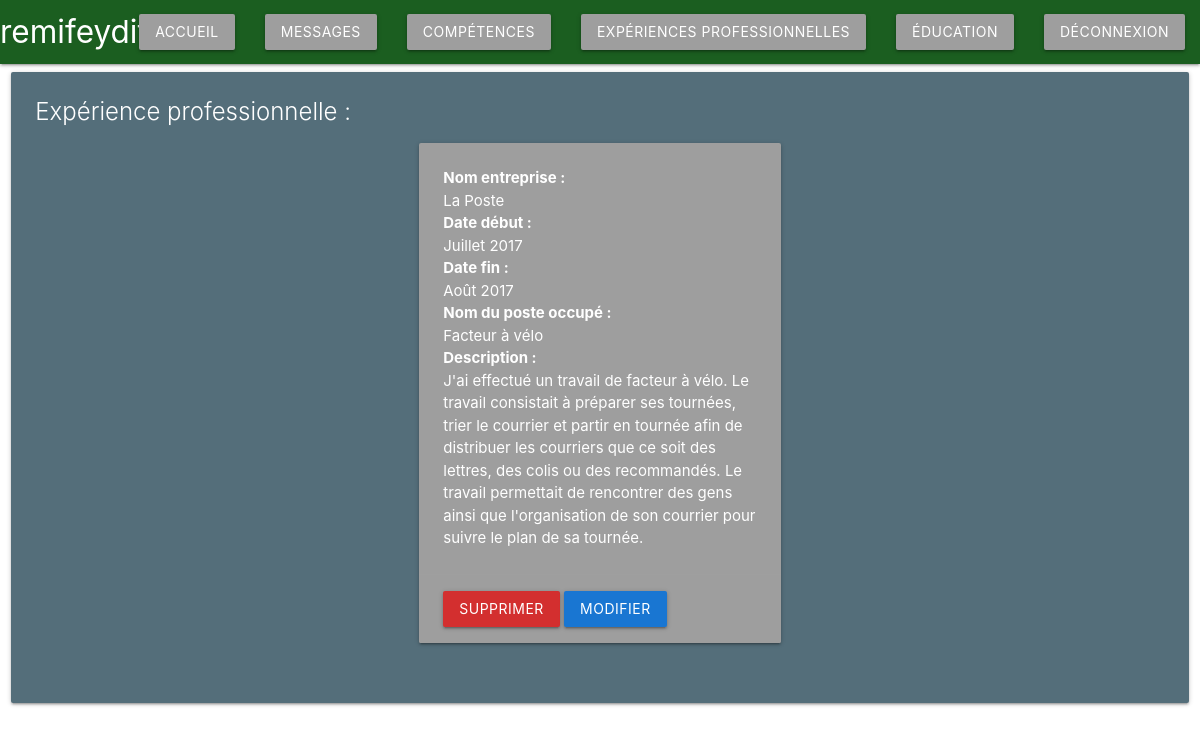
/CV/dashboard/professionalExperience.php (signed in), run on an earlier commit of the app's database.
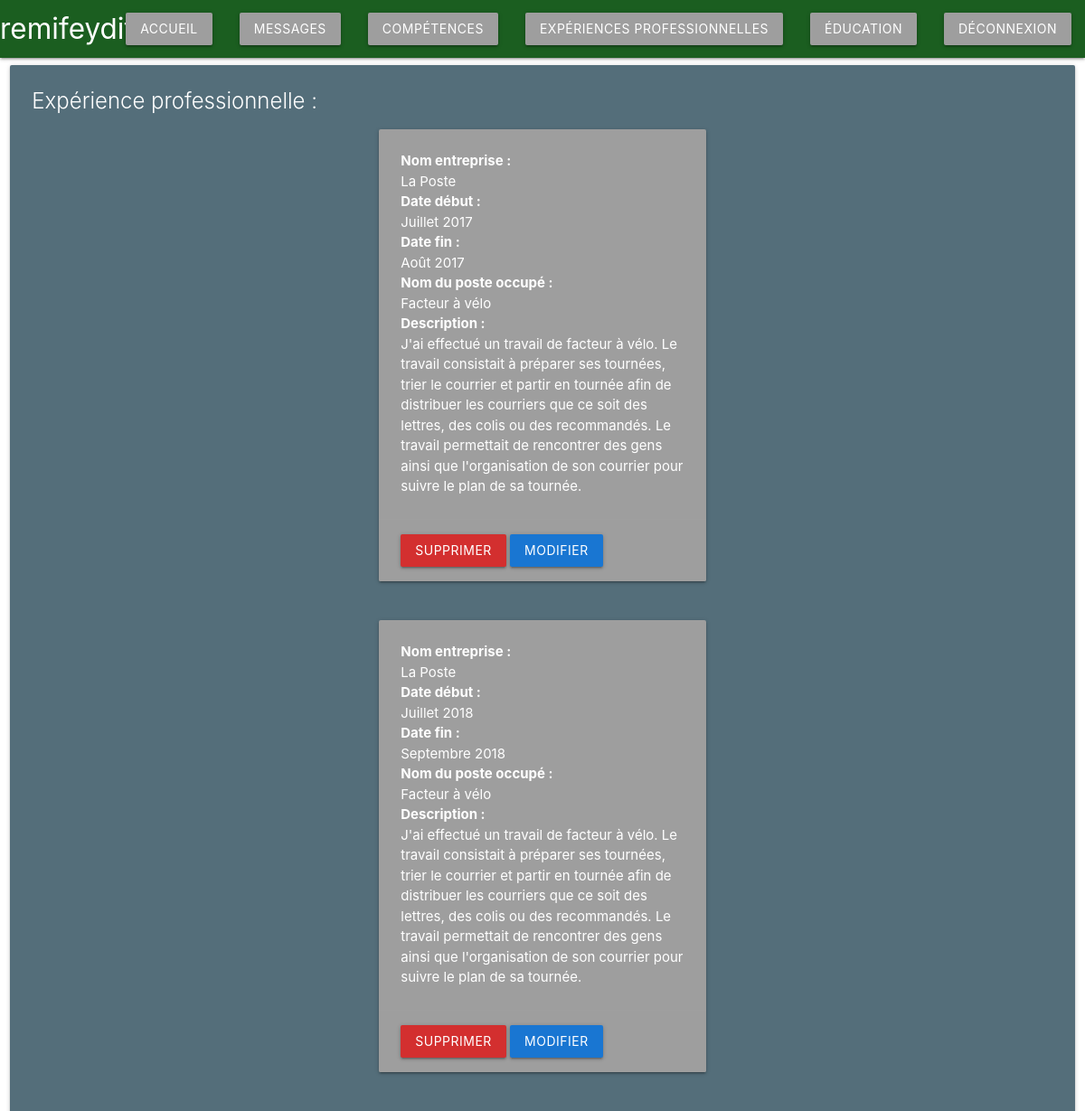
And on a later commit of the database.
### tables this page shows
CREATE TABLE `professionalexperience` (
  `id` int(11) NOT NULL,
  `companyName` varchar(20) DEFAULT NULL,
  `startDate` varchar(20) DEFAULT NULL,
  `endDate` varchar(20) DEFAULT NULL,
  `jobName` varchar(20) DEFAULT NULL,
  `description` text NOT NULL,
  `idAdmin` int(11) DEFAULT NULL
);

### CV/dashboard/professionalExperience.php (the view, shortened to what this page needs)
<!DOCTYPE html>
<html lang="en">
<head>
    <?php
    include_once("../include/head.php");
    $pdo = connectPDO();
    ?>
</head>
<body>
<?php
include_once("../include/header.php");
?>
<div class="row">
    <div class="col s12 m12">
      <div class="card blue-grey darken-1">
        <div class="card-content white-text">
          <span class="card-title">Expérience professionnelle :</span>
          <?php
          $query = $pdo->prepare('SELECT * FROM professionalexperience');
          $query->execute();
          $experiences = $query->fetchAll();
          foreach ($experiences as $experience)
          {
        ?>
          <div class="row">
          <div class="col s12 m4"></div>
            <div class="col s12 m4">
            <div class="card grey">
                <div class="card-content white-text">
            <p><b>Nom entreprise : </b></p>
            <p><?php echo $experience['companyName']?></p>
            <p><b>Date début : </b></p>
            <p><?php echo $experience['startDate']?></p>
            <p><b>Date fin : </b></p>
            <p><?php echo $experience['endDate']?></p>
            <p><b>Nom du poste occupé : </b></p>
            </p><?php echo $experience['jobName']?></p>
            <p><b>Description : </b></p>
            </p><?php echo $experience['description']?></p>
        </div>
        <div class="card-action">
            <a class="waves-effect waves-light btn red darken-2" href="./delete/deleteExpPro.php?id=<?php echo $experience['id']; ?>">Supprimer</a>
            <a class="waves-effect waves-light btn blue darken-2" href="./edit/editExpPro.php?id=<?php echo $experience['id']; ?>">Modifier</a>
        </div>
      </div>
      <div class="col s12 m4"></div>
    </div>
  </div>
          <?php } ?>
        </div>
      </div>
    </div>
  </div>
</body>
</html>

What changed in the data, as far as the page shows it:
added professionalexperience: companyName "La Poste", startDate "Juillet 2018", endDate "Septembre 2018", jobName "Facteur à vélo", description "J'ai effectué un travail de facteur à vélo. Le travail consistait à préparer ses tournées, trier le courrier et partir en tournée afin de distribuer les courriers que ce soit des lettres, des colis ou des recommandés. Le travail permettait de rencontrer des gens ainsi que l'organisation de son courrier pour suivre le plan de sa tournée."
